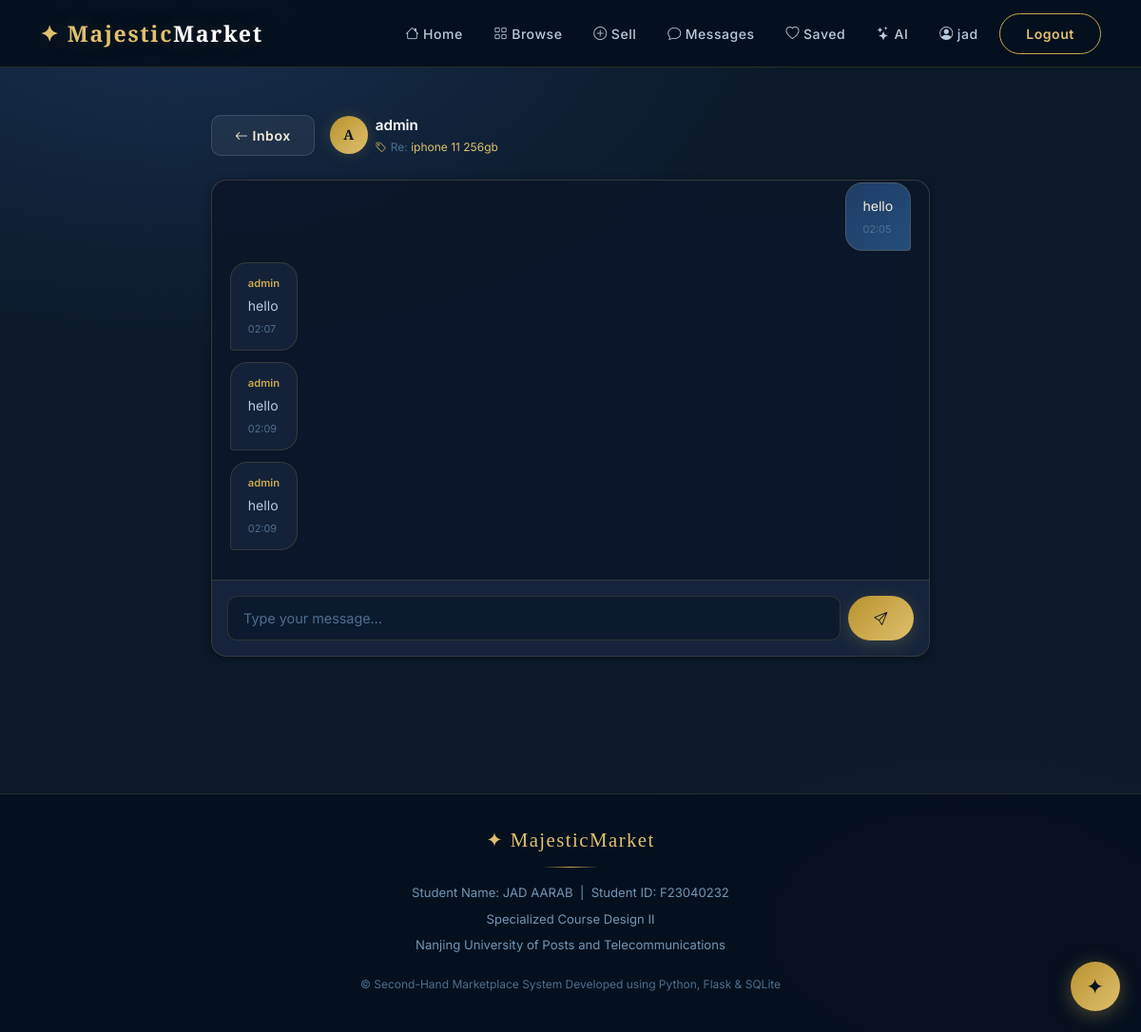
Page /messages/1/56 (signed in) on the committed database.
### tables this page shows
CREATE TABLE users (
        id          INTEGER PRIMARY KEY AUTOINCREMENT,
        username    TEXT UNIQUE NOT NULL,
        email       TEXT UNIQUE NOT NULL,
        password    TEXT NOT NULL,
        bio         TEXT DEFAULT '',
        is_admin    INTEGER DEFAULT 0,
        can_upload  INTEGER DEFAULT 1,
        can_comment INTEGER DEFAULT 1,
        is_suspended INTEGER DEFAULT 0,
        created_at  TEXT DEFAULT CURRENT_TIMESTAMP
    );

CREATE TABLE products (
        id          INTEGER PRIMARY KEY AUTOINCREMENT,
        title       TEXT NOT NULL,
        description TEXT NOT NULL,
        category_id INTEGER,
        price       REAL NOT NULL,
        condition   TEXT DEFAULT 'Good',
        status      TEXT DEFAULT 'available',
        image       TEXT DEFAULT '',
        seller_id   INTEGER NOT NULL,
        views       INTEGER DEFAULT 0,
        created_at  TEXT DEFAULT CURRENT_TIMESTAMP,
        FOREIGN KEY (seller_id)   REFERENCES users(id),
        FOREIGN KEY (category_id) REFERENCES categories(id)
    );

CREATE TABLE messages (
        id          INTEGER PRIMARY KEY AUTOINCREMENT,
        sender_id   INTEGER NOT NULL,
        receiver_id INTEGER NOT NULL,
        product_id  INTEGER,
        content     TEXT NOT NULL,
        is_read     INTEGER DEFAULT 0,
        created_at  TEXT DEFAULT CURRENT_TIMESTAMP,
        FOREIGN KEY (sender_id)   REFERENCES users(id),
        FOREIGN KEY (receiver_id) REFERENCES users(id)
    );

### app.py (the view, shortened to what this page needs)
@app.route('/messages/<int:other_id>', methods=['GET','POST'])
@app.route('/messages/<int:other_id>/<int:product_id>', methods=['GET','POST'])
@login_required
def conversation(other_id, product_id=None):
    uid = session['user_id']
    db = get_db()
    db.execute('UPDATE messages SET is_read=1 WHERE sender_id=? AND receiver_id=?',(other_id,uid))
    db.commit()
    msgs  = db.execute('''
        SELECT m.*,u.username sname FROM messages m
        LEFT JOIN users u ON m.sender_id=u.id
        WHERE ((m.sender_id=? AND m.receiver_id=?) OR (m.sender_id=? AND m.receiver_id=?))
        ORDER BY m.created_at ASC''',(uid,other_id,other_id,uid)).fetchall()
    other = db.execute('SELECT * FROM users WHERE id=?',(other_id,)).fetchone()
    prod  = db.execute('SELECT * FROM products WHERE id=?',(product_id,)).fetchone() if product_id else None
    db.close()
    return render_template('conversation.html', msgs=msgs, other=other,
                           prod=prod, other_id=other_id, product_id=product_id)

### app.py (called while the page is built)
def get_db():
    conn = sqlite3.connect(DATABASE)
    conn.row_factory = sqlite3.Row
    conn.execute("PRAGMA foreign_keys = ON")
    return conn

def q(sql, params=(), one=False):
    db = get_db()
    cur = db.execute(sql, params)
    result = cur.fetchone() if one else cur.fetchall()
    db.close()
    return result

def login_required(f):
    @wraps(f)
    def dec(*a, **kw):
        if 'user_id' not in session:
            flash('Please log in first.', 'warning')
            return redirect(url_for('login', next=request.path))
        return f(*a, **kw)
    return dec

@app.context_processor
def inject_globals():
    unread = 0
    if session.get('user_id'):
        row = q('SELECT COUNT(*) c FROM messages WHERE receiver_id=? AND is_read=0',
                (session['user_id'],), one=True)
        unread = row['c'] if row else 0
    return dict(unread_count=unread, now=datetime.now())

### templates/conversation.html (shortened to what this page needs)
{% extends "base.html" %}{% block title %}Chat with {{ other.username }} — Majestic Market{% endblock %}
{% block content %}
<div class="container" style="padding-top:3rem;padding-bottom:4rem;max-width:780px;">
  <div class="d-flex align-items-center gap-3 mb-4 flex-wrap">
    <a href="{{ url_for('messages_inbox') }}" class="btn btn-glass btn-sm"><i class="bi bi-arrow-left me-1"></i>Inbox</a>
    <div class="d-flex align-items-center gap-2 flex-grow-1">
      <div class="seller-avatar" style="width:40px;height:40px;font-size:.9rem;">{{ other.username[0].upper() }}</div>
      <div>
        <strong style="color:var(--white);font-size:.95rem;">{{ other.username }}</strong>
        {% if prod %}<p style="color:var(--text-muted);font-size:.75rem;margin:0;"><i class="bi bi-tag me-1" style="color:var(--gold-500)"></i>Re: <a href="{{ url_for('product_detail',pid=prod.id) }}" style="color:var(--gold-400);">{{ prod.title }}</a></p>{% endif %}
      </div>
    </div>
  </div>
  <div class="glass-card" style="overflow:hidden;">
    <div class="chat-window" id="chatWindow" data-last-time="{{ msgs[-1].created_at if msgs else '2000-01-01 00:00:00' }}">
      {% if msgs %}
        {% for m in msgs %}
        <div class="d-flex {% if m.sender_id==session.user_id %}justify-content-end{% endif %}">
          <div class="chat-bubble {% if m.sender_id==session.user_id %}sent{% else %}recv{% endif %}">
            {% if m.sender_id!=session.user_id %}<div class="chat-sender">{{ m.sname }}</div>{% endif %}
            {{ m.content }}
            <span class="chat-meta">{{ m.created_at[11:16] }}</span>
          </div>
        </div>
        {% endfor %}
      {% else %}
      <div style="text-align:center;padding:2rem;color:var(--text-muted);font-size:.85rem;">No messages yet. Say hello! 👋</div>
      {% endif %}
    </div>
    <div class="chat-input-area">
      <form method="post" action="{{ url_for('conversation',other_id=other_id,product_id=product_id) if product_id else url_for('conversation',other_id=other_id) }}" id="msgForm">
        <div class="d-flex gap-2">
          <input type="text" name="content" id="msgInput" class="form-control" placeholder="Type your message…" required autocomplete="off"/>
          <button type="submit" class="btn btn-gold" style="white-space:nowrap;"><i class="bi bi-send"></i></button>
        </div>
      </form>
    </div>
  </div>
</div>
{% endblock %}

### templates/base.html (shortened to what this page needs)
<!DOCTYPE html>
<html lang="en">
<head>
  <link href="https://cdn.jsdelivr.net/npm/bootstrap@5.3.2/dist/css/bootstrap.min.css" rel="stylesheet"/>
  <link href="https://cdn.jsdelivr.net/npm/bootstrap-icons@1.11.3/font/bootstrap-icons.min.css" rel="stylesheet"/>
  <link href="{{ url_for('static',filename='css/style.css') }}" rel="stylesheet"/>
</head>
<body>
<nav class="navbar navbar-expand-lg">
  <div class="container">
    <a class="navbar-brand" href="{{ url_for('index') }}">✦ Majestic<span>Market</span></a>
    <div class="collapse navbar-collapse" id="navMenu">
      <ul class="navbar-nav ms-auto align-items-center gap-1">
        <li class="nav-item"><a class="nav-link" href="{{ url_for('index') }}"><i class="bi bi-house me-1"></i>Home</a></li>
        <li class="nav-item"><a class="nav-link" href="{{ url_for('products') }}"><i class="bi bi-grid me-1"></i>Browse</a></li>
        {% if session.get('user_id') %}
          {% if session.get('can_upload',True) %}
          <li class="nav-item"><a class="nav-link" href="{{ url_for('new_product') }}"><i class="bi bi-plus-circle me-1"></i>Sell</a></li>
          {% endif %}
          <li class="nav-item" style="position:relative;">
            <a class="nav-link" href="{{ url_for('messages_inbox') }}">
              <i class="bi bi-chat me-1"></i>Messages
            </a>
          </li>
          <li class="nav-item"><a class="nav-link" href="{{ url_for('favorites') }}"><i class="bi bi-heart me-1"></i>Saved</a></li>
          <li class="nav-item"><a class="nav-link" href="{{ url_for('ai_assistant') }}"><i class="bi bi-stars me-1"></i>AI</a></li>
          <li class="nav-item"><a class="nav-link" href="{{ url_for('dashboard') }}"><i class="bi bi-person-circle me-1"></i>{{ session.username }}</a></li>
          <li class="nav-item ms-1"><a class="btn btn-outline-gold btn-sm" href="{{ url_for('logout') }}">Logout</a></li>
        {% else %}
          <li class="nav-item ms-1"><a class="btn btn-glass btn-sm" href="{{ url_for('login') }}">Login</a></li>
          <li class="nav-item ms-1"><a class="btn btn-gold btn-sm" href="{{ url_for('register') }}">Register</a></li>
        {% endif %}
      </ul>
    </div>
  </div>
</nav>
{% block content %}{% endblock %}
<a href="{{ url_for('ai_assistant') }}" id="ai-fab" title="AI Assistant">✦</a>
<footer>
  <div class="container footer-inner">
    <div class="footer-brand">✦ MajesticMarket</div>
    <div class="footer-line"></div>
    <div class="footer-info">
      <p>Student Name: JAD AARAB &nbsp;|&nbsp; Student ID: F23040232</p>
      <p>Specialized Course Design II</p>
      <p>Nanjing University of Posts and Telecommunications</p>
    </div>
    <p class="footer-copy">© Second-Hand Marketplace System
Developed using Python, Flask & SQLite</p>
  </div>
</footer>
</body>
</html>

### rows in the picture
users: username "jad"
users: username "A", username "admin"
products: title "iphone 11 256gb"
messages: content "hello", created_at "02:05"
messages: sname "admin", content "hello", created_at "02:07"
messages: sname "admin", content "hello", created_at "02:09"
messages: sname "admin", content "hello", created_at "02:09"
